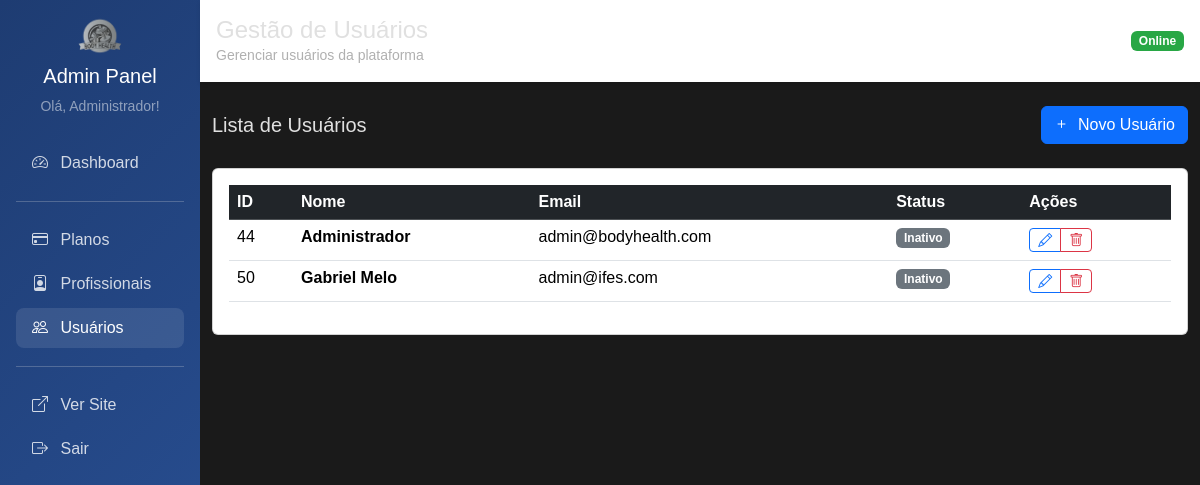
Before: /admin/usuarios (signed in) with the older database file.
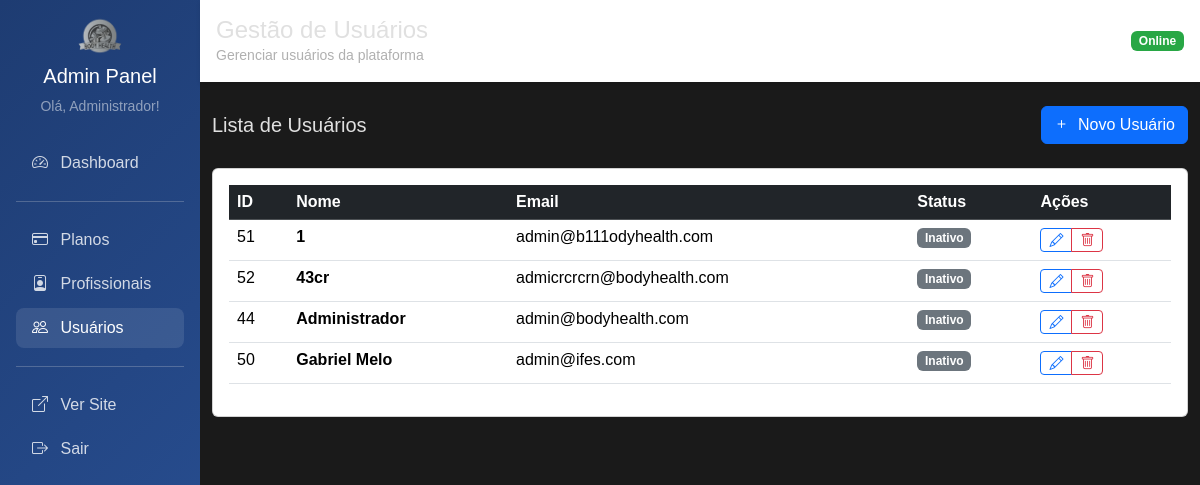
After: the same page with the newer database file.
### tables this page shows
CREATE TABLE usuario (
    id INTEGER PRIMARY KEY AUTOINCREMENT,
    nome TEXT NOT NULL,
    email TEXT UNIQUE NOT NULL,
    senha TEXT NOT NULL,
    perfil TEXT NOT NULL DEFAULT 'cliente',
    foto TEXT,
    token_redefinicao TEXT,
    data_token TIMESTAMP,
    data_cadastro TIMESTAMP DEFAULT CURRENT_TIMESTAMP
);

### main.py (the view)
@app.get("/admin/usuarios")
@requer_autenticacao(['admin'])
async def admin_usuarios_listar(request: Request, usuario_logado: dict = Depends(obter_usuario_logado)):
    usuarios = usuario_repo.obter_todos()
    return templates.TemplateResponse("admin/usuarios/listar.html", {
        "request": request,
        "usuario": usuario_logado,
        "usuarios": usuarios
    })

### templates/admin/usuarios/listar.html (shortened to what this page needs)
{% extends "admin/base_admin.html" %}
{% block titulo %}Gestão de Usuários{% endblock %}
{% block subtitulo %}Gerenciar usuários da plataforma{% endblock %}
{% block content %}
<div class="d-flex justify-content-between align-items-center mb-4">
    <h5 class="mb-0">Lista de Usuários</h5>
    <a href="/admin/usuarios/novo" class="btn btn-primary">
        <i class="bi bi-plus me-1"></i> Novo Usuário
    </a>
</div>
<div class="card">
    <div class="card-body">
        {% if usuarios %}
        <div class="table-responsive">
            <table class="table table-hover">
                <thead class="table-dark">
                    <tr>
                        <th>ID</th>
                        <th>Nome</th>
                        <th>Email</th>
                        <th>Status</th>
                        <th>Ações</th>
                    </tr>
                </thead>
                <tbody>
                    {% for usuario in usuarios %}
                    <tr>
                        <td>{{ usuario.id }}</td>
                        <td><strong>{{ usuario.nome }}</strong></td>
                        <td>{{ usuario.email }}</td>
                        <td>
                            {% if usuario.ativo %}
                                <span class="badge bg-success">Ativo</span>
                            {% else %}
                                <span class="badge bg-secondary">Inativo</span>
                            {% endif %}
                        </td>
                        <td>
                            <div class="btn-group btn-group-sm">
                                <a href="/admin/usuarios/editar/{{ usuario.id }}" class="btn btn-outline-primary">
                                    <i class="bi bi-pencil"></i>
                                </a>
                                <button type="button" class="btn btn-outline-danger"
                                    onclick="confirmarExclusao({{ usuario.id }}, '{{ usuario.nome }}')">
                                    <i class="bi bi-trash"></i>
                                </button>
                            </div>
                        </td>
                    </tr>
                    {% endfor %}
                </tbody>
            </table>
        </div>
        {% endif %}
    </div>
</div>
<div class="position-fixed top-0 end-0 p-3" style="z-index: 1055">
</div>
{% endblock %}

### templates/admin/base_admin.html (shortened to what this page needs)
<html lang="pt-BR">
<head>
    <link href="https://cdn.jsdelivr.net/npm/bootstrap@5.3.3/dist/css/bootstrap.min.css" rel="stylesheet">
    <link href="https://cdn.jsdelivr.net/npm/bootstrap-icons@1.10.5/font/bootstrap-icons.css" rel="stylesheet">
    <link rel="stylesheet" href="/static/css/styles.css">
</head>
<body>
    <div class="container-fluid p-0">
        <div class="row g-0">
            <div class="col-md-3 col-lg-2">
                <div class="admin-sidebar p-3">
                    <div class="text-center mb-4">
                        <img src="/static/img/logo.png" height="40" alt="Body Health">
                        <h5 class="text-white mt-2">Admin Panel</h5>
                        <small class="text-white-50">Olá, {{ usuario.nome }}!</small>
                    </div>
                    <nav class="nav flex-column">
                        <a class="nav-link {% if request.url.path == '/admin' %}active{% endif %}" href="/admin">
                            <i class="bi bi-speedometer2 me-2"></i> Dashboard
                        </a>
                        <hr class="bg-white-50">
                        <a class="nav-link {% if '/admin/planos' in request.url.path %}active{% endif %}" href="/admin/planos">
                            <i class="bi bi-credit-card me-2"></i> Planos
                        </a>
                        <a class="nav-link {% if '/admin/profissionais' in request.url.path %}active{% endif %}" href="/admin/profissionais">
                            <i class="bi bi-person-badge me-2"></i> Profissionais
                        </a>
                        <a class="nav-link {% if '/admin/usuarios' in request.url.path %}active{% endif %}" href="/admin/usuarios">
                            <i class="bi bi-people me-2"></i> Usuários
                        </a>
                        <hr class="bg-white-50">
                        <a class="nav-link" href="/" target="_blank">
                            <i class="bi bi-box-arrow-up-right me-2"></i> Ver Site
                        </a>
                        <a class="nav-link" href="/logout">
                            <i class="bi bi-box-arrow-right me-2"></i> Sair
                        </a>
                    </nav>
                </div>
            </div>
            <div class="col-md-9 col-lg-10">
                <div class="admin-header p-3 mb-4">
                    <div class="d-flex justify-content-between align-items-center">
                        <div>
                            <h4 class="mb-0">{% block titulo %}Painel Administrativo{% endblock %}</h4>
                            <small class="text-muted">{% block subtitulo %}Body Health Admin{% endblock %}</small>
                        </div>
                        <div>
                            <span class="badge bg-success">Online</span>
                        </div>
                    </div>
                </div>
                <div class="container-fluid">
                    {% block content %}{% endblock %}
                </div>
            </div>
        </div>
    </div>
</body>
</html>

### static/css/styles.css (style rules this page uses)
:root { --dark-bg: #1a1a1a; --dark-card-bg: #2b2b2b; --dark-text-color: #e0e0e0; --dark-muted-text: #b0b0b0; --dark-border-color: #444444; --dark-shadow-color: rgba(0, 0, 0, 0.5); --highlight-yellow: #ffc107; --highlight-green: #28a745; --highlight-red: #dc3545; --light-banner-bg-start: #ffffff; --light-banner-bg-end: #eaeaea; --light-banner-text: #000000; }
body { background-color: var(--dark-bg); color: var(--dark-text-color); font-family: Arial, sans-serif; padding-top: 0px; }
.text-muted { color: var(--dark-muted-text) !important; }
.badge.bg-success { background-color: var(--highlight-green) !important; }

### templates/admin/base_admin.html (style rules this page uses)
.admin-sidebar { min-height: 100vh; background: linear-gradient(135deg, #1e3c72 0%, #2a5298 100%); }
.admin-sidebar .nav-link { color: rgba(255, 255, 255, 0.8); border-radius: 8px; margin: 2px 0; }
.admin-sidebar .nav-link:hover, .admin-sidebar .nav-link.active { color: white; background-color: rgba(255, 255, 255, 0.1); }
.admin-header { background: white; box-shadow: 0 2px 4px rgba(0,0,0,0.1); }

Changed rows visible on the page:
added usuario: id "51", nome "1", email "admin@b111odyhealth.com"
added usuario: id "52", nome "43cr", email "admicrcrcrn@bodyhealth.com"
